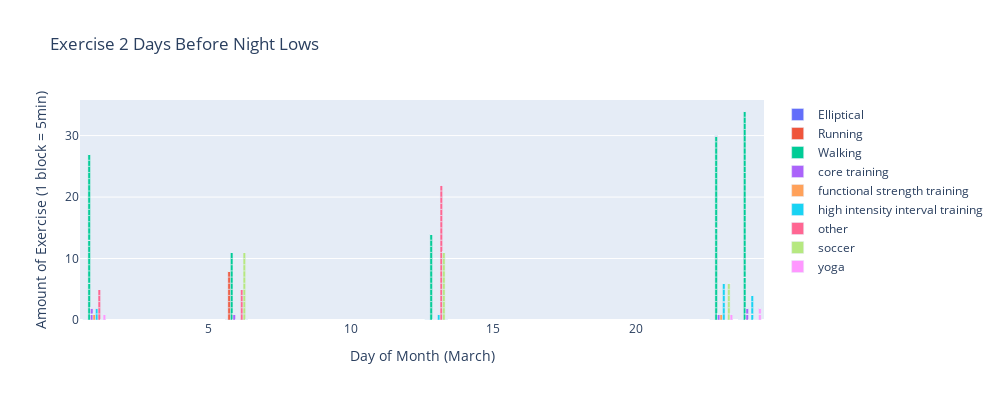

Source (notebook cell):
### Code cell
# use a list comprehnsion to get all the bar graphs
data = [go.Bar(name=col, x=before_2_n_low_df['day'], y=before_2_n_low_df[col]) for col in exercise_oh_cols]

fig_2 = go.Figure(data=data)

fig_2.update_layout(barmode='group',
    width=1000,
    height=400,
    autosize=False,
    title='Exercise 2 Days Before Night Lows',
    xaxis_title='Day of Month (March)',
    yaxis_title='Amount of Exercise (1 block = 5min)')
fig_2.show()

### Figure 1 — Plotly figure (JSON) as saved in the notebook; plotly's stock layout.template omitted (floating-point values rounded to 4 significant figures; data arrays with more than 128 entries replaced by an {"elided": "..."} marker saying what was removed)
{"data": [{"name": "Elliptical", "type": "bar", "x": {"elided": "1440 int values"}, "y": {"elided": "1440 int values"}}, {"name": "Running", "type": "bar", "x": {"elided": "1440 int values"}, "y": {"elided": "1440 int values"}}, {"name": "Walking", "type": "bar", "x": {"elided": "1440 int values"}, "y": {"elided": "1440 int values"}}, {"name": "core training", "type": "bar", "x": {"elided": "1440 int values"}, "y": {"elided": "1440 int values"}}, {"name": "functional strength training", "type": "bar", "x": {"elided": "1440 int values"}, "y": {"elided": "1440 int values"}}, {"name": "high intensity interval training", "type": "bar", "x": {"elided": "1440 int values"}, "y": {"elided": "1440 int values"}}, {"name": "other", "type": "bar", "x": {"elided": "1440 int values"}, "y": {"elided": "1440 int values"}}, {"name": "soccer", "type": "bar", "x": {"elided": "1440 int values"}, "y": {"elided": "1440 int values"}}, {"name": "yoga", "type": "bar", "x": {"elided": "1440 int values"}, "y": {"elided": "1440 int values"}}], "layout": {"autosize": false, "barmode": "group", "height": 400, "title": {"text": "Exercise 2 Days Before Night Lows"}, "width": 1000, "xaxis": {"title": {"text": "Day of Month (March)"}}, "yaxis": {"title": {"text": "Amount of Exercise (1 block = 5min)"}}}}
